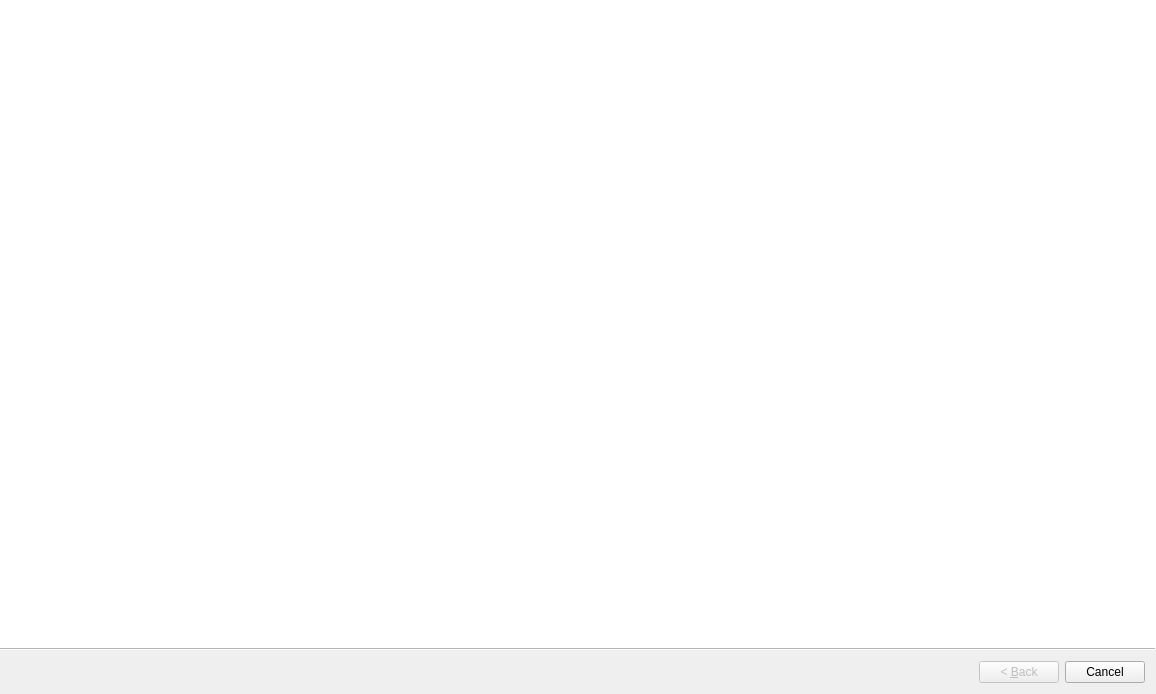
<?xml version="1.0" encoding="UTF-8"?>
<ui version="4.0">
 <class>Wizard</class>
 <widget class="QWizard" name="Wizard">
  <property name="geometry">
   <rect>
    <x>0</x>
    <y>0</y>
    <width>1156</width>
    <height>694</height>
   </rect>
  </property>
  <property name="windowTitle">
   <string>EvalPhys - evaluate ephys data</string>
  </property>
  <property name="wizardStyle">
   <enum>QWizard::ModernStyle</enum>
  </property>
 </widget>
 <resources/>
 <connections/>
</ui>
